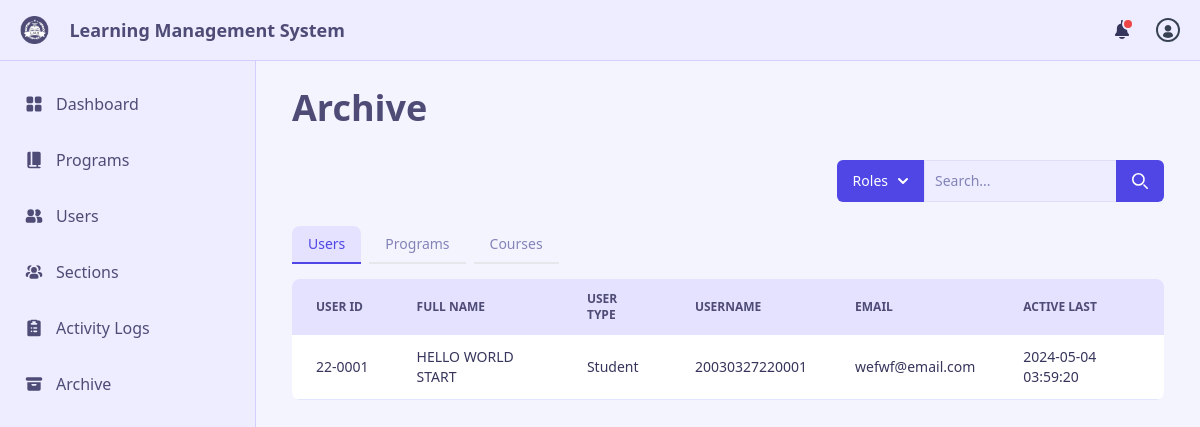
Page /admin/admin-archive.php (signed in) on the committed database.
### tables this page shows
CREATE TABLE `UserArchives_Tbl` (
  `ArchiveID` int(11) NOT NULL,
  `AdminID` int(11) DEFAULT NULL,
  `InstructorID` int(11) DEFAULT NULL,
  `StudentID` int(11) DEFAULT NULL,
  `FirstName` varchar(50) DEFAULT NULL,
  `MiddleName` varchar(50) DEFAULT NULL,
  `LastName` varchar(50) DEFAULT NULL,
  `Suffix` varchar(10) DEFAULT NULL,
  `StudentNum` varchar(10) DEFAULT NULL,
  `EmployeeNum` varchar(10) DEFAULT NULL,
  `BirthDate` date DEFAULT NULL,
  `Program` varchar(10) DEFAULT NULL,
  `Department` varchar(10) DEFAULT NULL,
  `Class` varchar(10) DEFAULT NULL,
  `Section` varchar(10) DEFAULT NULL,
  `YrLvl` varchar(10) DEFAULT NULL,
  `Username` varchar(20) DEFAULT NULL,
  `Password` varchar(255) DEFAULT NULL,
  `Email` varchar(255) DEFAULT NULL,
  `created_at` varchar(50) DEFAULT NULL,
  `UserType` varchar(20) DEFAULT NULL,
  `archived_at` timestamp NOT NULL DEFAULT current_timestamp()
);

### admin/admin-archive.php (the view, shortened to what this page needs)
<!DOCTYPE html>
<html lang="en">
<head>
  <script src="https://cdn.tailwindcss.com"></script>
  <script src="https://cdn.tailwindcss.com?plugins=forms,typography,aspect-ratio,line-clamp"></script>
  <link href="https://cdnjs.cloudflare.com/ajax/libs/flowbite/2.3.0/flowbite.min.css" rel="stylesheet" />
  <link rel="stylesheet" href="../assets/style.css">
</head>
<?php
include_once './side-nav-bar.php';
?>
<body class="bg-ghost-white">
  <div class="p-4 sm:ml-64 h-screen flex flex-col">
    <div class="pt-4 px-5 mt-14 flex-grow flex flex-col">
      <h1 class="font-bold text-4xl text-corn-flower-blue">Archive</h1>
      <div class="flex space-y-4 sm:space-y-0 items-center justify-end pb-6 pt-8">
        <div class="flex">
          <button id="dropdown-button" data-dropdown-toggle="dropdown"
            class="flex-shrink-0 z-10 inline-flex items-center py-2.5 px-4 text-sm font-medium text-center text-white bg-neon-blue rounded-s-md hover:bg-free-speech-blue focus:ring-4 focus:outline-none focus:ring-perano transition ease-in-out duration-300"
            type="button">Roles
            <svg class="w-2.5 h-2.5 ms-2.5" aria-hidden="true" xmlns="http://www.w3.org/2000/svg" fill="none"
              viewBox="0 0 10 6">
              <path stroke="currentColor" stroke-linecap="round" stroke-linejoin="round" stroke-width="2"
                d="m1 1 4 4 4-4" />
            </svg>
          </button>
          <div class="relative w-[15rem]">
            <input type="search" id="search-dropdown"
              class="block p-2.5 w-full z-20 text-sm border border-lavender text-deep-koamaru bg-lav-sant rounded-e-lg focus:ring-neon-blue focus:border-neon-blue placeholder-moody-blue transition ease-in-out duration-300"
              placeholder="Search...">
            <button type="submit"
              class="absolute top-0 end-0 p-2.5 px-4 text-sm font-medium h-full text-white bg-neon-blue rounded-e-md hover:bg-free-speech-blue focus:ring-4 focus:outline-none focus:ring-perano transition duration-300 ease-in-out">
              <svg class="w-4 h-4" aria-hidden="true" xmlns="http://www.w3.org/2000/svg" fill="none"
                viewBox="0 0 20 20">
                <path stroke="currentColor" stroke-linecap="round" stroke-linejoin="round" stroke-width="2"
                  d="m19 19-4-4m0-7A7 7 0 1 1 1 8a7 7 0 0 1 14 0Z" />
              </svg>
            </button>
          </div>
        </div>
      </div>
      <div class="mb-4">
        <ul class="flex flex-wrap -mb-px text-sm font-medium text-center transition duration-300 ease-in-out"
          id="default-tab" data-tabs-toggle="tab-content" role="tablist" data-tabs-inactive-classes="text-moody-blue"
          data-tabs-active-classes="text-neon-blue border-neon-blue bg-ghost-lavender">
          <li class="me-2" role="presentation">
            <button
              class="inline-block px-4 py-2 hover:bg-ghost-lavender transition duration-300 ease-in-out border-b-2 rounded-t-lg"
              id="users-table-tab" data-tabs-target="#users" type="button" role="tab" aria-controls="users"
              aria-selected="false">Users</button>
          </li>
          <li class="me-2" role="presentation">
            <button
              class="inline-block px-4 py-2 hover:bg-ghost-lavender transition duration-300 ease-in-out border-b-2 rounded-t-lg"
              id="programs-table-tab" data-tabs-target="#programs" type="button" role="tab" aria-controls="programs"
              aria-selected="false">Programs</button>
          </li>
          <li class="me-2" role="presentation">
            <button
              class="inline-block px-4 py-2 hover:bg-ghost-lavender transition duration-300 ease-in-out border-b-2 rounded-t-lg"
              id="courses-table-tab" data-tabs-target="#courses" type="button" role="tab" aria-controls="courses"
              aria-selected="false">Courses</button>
          </li>
        </ul>
      </div>
      <div id="tab-content">
        <div class="hidden relative overflow-x-auto sm:rounded-lg" id="users" role="tabpanel"
          aria-labelledby="users-table-tab">
          <div class="max-h-[480px] overflow-y-auto">
            <table class="w-full text-sm text-left rtl:text-right text-deep-koamaru">
              <thead class="text-xs text-corn-flower-blue uppercase bg-ghost-lavender sticky top-0">
                <tr>
                  <th scope="col" class="px-6 py-3">
                    User ID
                  </th>
                  <th scope="col" class="px-6 py-3">
                    Full Name
                  </th>
                  <th scope="col" class="px-6 py-3">
                    User Type
                  </th>
                  <th scope="col" class="px-6 py-3">
                    Username
                  </th>
                  <th scope="col" class="px-6 py-3">
                    Email
                  </th>
                  <th scope="col" class="px-6 py-3">
                    Active Last
                  </th>
                </tr>
              </thead>
              <tbody>
                <?php
                include '../models/config.php';
                $sql = "SELECT *, CASE WHEN UserType = 'Student' THEN StudentNum ELSE EmployeeNum END AS UserID FROM UserArchives_Tbl ORDER BY archived_at DESC";
                $result = $conn->query($sql);
                if ($result->num_rows > 0) {
                  while ($row = $result->fetch_assoc()) {
                    echo "<tr class='bg-white border-b border-indigo-100'>";
                    echo '<th scope="row" class="px-6 py-3 font-medium text-deep-koamaru whitespace-nowrap">' . $row["UserID"] . "</th>";
                    echo '<td class="px-6 py-3">' . $row["FirstName"] . " " . $row["MiddleName"] . " " . $row["LastName"] . " " . $row["Suffix"] . "</td>";
                    echo '<td class="px-6 py-3">' . $row["UserType"] . "</td>";
                    echo '<td class="px-6 py-3">' . $row["Username"] . "</td>";
                    echo '<td class="px-6 py-3">' . $row["Email"] . "</td>";
                    echo '<td class="px-6 py-3">' . $row["archived_at"] . "</td>";
                    echo "</tr>";
                  }
                } else {
                  echo '<td class="px-4 py-4">0 results</td>';
                }
                ?>
              </tbody>
            </table>
          </div>
        </div>
      </div>
    </div>
  </div>
  <script src="../assets/tailwind.config.js"></script>
</body>
</html>

### rows in the picture
userarchives_tbl: UserID "22-0001", FirstName "HELLO", MiddleName "WORLD", LastName "START", UserType "Student", Username "20030327220001", Email "wefwf@email.com", archived_at "2024-05-04 03:59:20"
